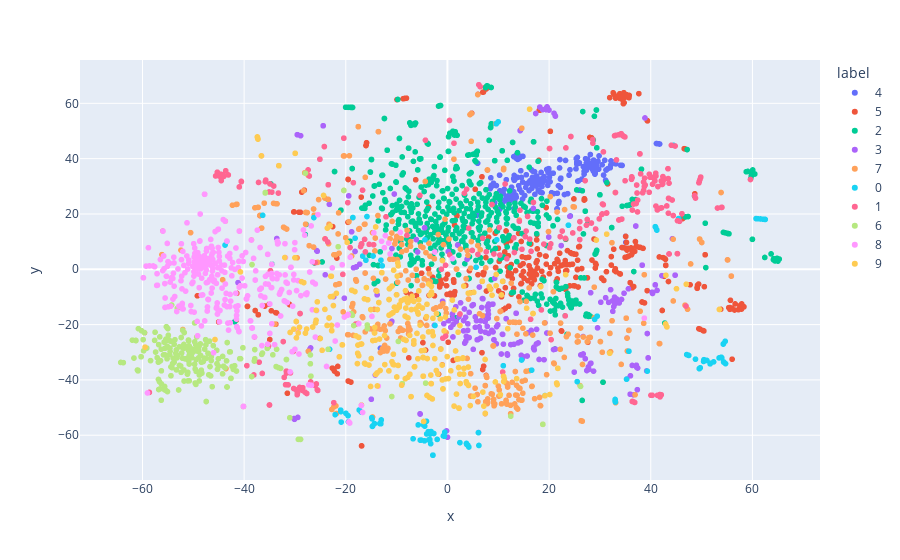

Here is the notebook cell this chart was saved with:
### Markdown cell above
#### k-means clustering
A popular approach for clustering is through k-means. The approach works as follows. Given a positive integer $k$, the k-means algorithm initializes $k$ "random" points, then gradually moves these points around to become cluster centroids. 

This approach has a few challenges. First, it is fairly sensitive to initilialization. Second, it can be hard to decide on what $k$ is.

### Code cell
# example: password frquency >= 100, kmeans, 10 clusters, tsne reduction map
kmeans = filter_reduce(df,X,100,'kmeans',10,'tsne',2)
kmeans.reset_index(level=0,inplace=True)
px.scatter(data_frame=kmeans, x='x', y='y', color='label', hover_data=['password'])

### Figure 1 — Plotly figure (JSON) as saved in the notebook; plotly's stock layout.template omitted (floating-point values rounded to 4 significant figures; data arrays with more than 128 entries replaced by an {"elided": "..."} marker saying what was removed)
{"data": [{"customdata": {"elided": "173x1 str values"}, "hovertemplate": "label=4<br>x=%{x}<br>y=%{y}<br>password=%{customdata[0]}<extra></extra>", "legendgroup": "4", "marker": {"color": "#636efa", "symbol": "circle"}, "mode": "markers", "name": "4", "showlegend": true, "type": "scattergl", "x": {"elided": "173 float values"}, "xaxis": "x", "y": {"elided": "173 float values"}, "yaxis": "y"}, {"customdata": {"elided": "371x1 str values"}, "hovertemplate": "label=5<br>x=%{x}<br>y=%{y}<br>password=%{customdata[0]}<extra></extra>", "legendgroup": "5", "marker": {"color": "#EF553B", "symbol": "circle"}, "mode": "markers", "name": "5", "showlegend": true, "type": "scattergl", "x": {"elided": "371 float values"}, "xaxis": "x", "y": {"elided": "371 float values"}, "yaxis": "y"}, {"customdata": {"elided": "623x1 str values"}, "hovertemplate": "label=2<br>x=%{x}<br>y=%{y}<br>password=%{customdata[0]}<extra></extra>", "legendgroup": "2", "marker": {"color": "#00cc96", "symbol": "circle"}, "mode": "markers", "name": "2", "showlegend": true, "type": "scattergl", "x": {"elided": "623 float values"}, "xaxis": "x", "y": {"elided": "623 float values"}, "yaxis": "y"}, {"customdata": {"elided": "217x1 str values"}, "hovertemplate": "label=3<br>x=%{x}<br>y=%{y}<br>password=%{customdata[0]}<extra></extra>", "legendgroup": "3", "marker": {"color": "#ab63fa", "symbol": "circle"}, "mode": "markers", "name": "3", "showlegend": true, "type": "scattergl", "x": {"elided": "217 float values"}, "xaxis": "x", "y": {"elided": "217 float values"}, "yaxis": "y"}, {"customdata": {"elided": "363x1 str values"}, "hovertemplate": "label=7<br>x=%{x}<br>y=%{y}<br>password=%{customdata[0]}<extra></extra>", "legendgroup": "7", "marker": {"color": "#FFA15A", "symbol": "circle"}, "mode": "markers", "name": "7", "showlegend": true, "type": "scattergl", "x": {"elided": "363 float values"}, "xaxis": "x", "y": {"elided": "363 float values"}, "yaxis": "y"}, {"customdata": [["football"], ["baseball"], ["soccer"], ["aaaaaa"], ["junior"], ["dallas"], ["dakota"], ["hockey"], ["lakers"], ["tigers"], ["yankees"], ["player"], ["cowboys"], ["steelers"], ["raiders"], ["arsenal"], ["eagles"], ["redsox"], ["tennis"], ["florida"], ["nascar"], ["chicago"], ["dolphins"], ["college"], ["packers"], ["redskins"], ["rangers"], ["gators"], ["runner"], ["giants"], ["golfer"], ["swimming"], ["broncos"], ["yankee"], ["braves"], ["redwings"], ["bronco"], ["racing"], ["flyers"], ["hooters"], ["aaaa"], ["golf"], ["amateur"], ["basketball"], ["adidas"], ["softball"], ["50cent"], ["football1"], ["baseball1"], ["madison1"], ["soccer1"], ["steaua"], ["cricket"], ["woaini520"], ["soccer15"], ["carolina"], ["sonics"], ["jackson1"], ["aaaaa"], ["denver"], ["mustang1"], ["lacrosse"], ["champion"], ["panthers"], ["aztecs"], ["skater"], ["bulldogs"], ["tiger1"], ["juventus"], ["virginia"], ["houston"], ["aaaaaaaa"], ["colorado"], ["yankees1"], ["volleyball"], ["sports"], ["orlando"], ["pass1478"], ["junior1"], ["michigan"], ["america1"], ["cowboys1"], ["georgia"], ["rolltide"], ["wildcats"], ["patriots"], ["raiders1"], ["saints"], ["school1"], ["dinamo"], ["lakers1"], ["vikings"], ["aaaaaaa"], ["chivas"], ["texas"], ["ironman"], ["florida1"], ["alabama"], ["aaaaaaaaaa"], ["lakers24"], ["player1"], ["210"], ["titans"], ["footbal"], ["longhorn"], ["racecar"], ["wrestling"], ["atlanta"], ["chargers"], ["soccer10"], ["basebal"], ["pirates"], ["schalke"], ["arizona"], ["buffalo"], ["soccer12"], ["defender"], ["ficken"]], "hovertemplate": "label=0<br>x=%{x}<br>y=%{y}<br>password=%{customdata[0]}<extra></extra>", "legendgroup": "0", "marker": {"color": "#19d3f3", "symbol": "circle"}, "mode": "markers", "name": "0", "showlegend": true, "type": "scattergl", "x": [53.45, 49.74, 52.36, 61.58, 23.8, -16.9, -22.09, 51.68, -2.852, -4.52, 3.791, 54.31, -4.468, -3.428, -0.8104, -36.35, -3.455, 6.189, 47.48, -13.3, 32.99, -19.48, 35.71, 9.984, -3.216, -3.198, 39.33, -6.757, 28.96, 2.454, 47.08, 48.8, -4.09, 4.215, 3.741, 25.52, -4.125, 32.97, -3.295, 10.99, 60.72, 47.35, -4.419, 51.05, 16.57, 50.4, 9.697, 53.98, 49.58, -43.38, 54.71, 40.94, -18.17, 45.47, 54.35, -14.72, -2.453, -43.76, 61.05, -19.97, 35.23, 51.69, 29.46, -3.682, -15.83, -23.19, -5.184, 14.58, 41.2, -14.77, -17.0, 62.34, -20.98, 4.028, 50.46, -14.63, -13.02, -12.83, 23.8, -20.9, -18.6, -4.703, -14.83, 5.635, -5.358, -2.667, -0.597, -26.28, 9.6, 40.89, -2.866, -0.5178, 62.11, -25.1, -17.36, -13.08, -13.1, -14.36, 62.53, -2.869, 54.27, 44.5, -2.021, 53.88, -5.748, 33.05, -16.04, -14.89, -3.765, 54.39, 49.55, 6.097, 41.16, -21.01, -19.56, 54.33, 54.65, -16.68], "xaxis": "x", "y": [-32.06, -35.61, -33.49, 18.19, 15.94, -51.67, -52.55, -34.2, -67.19, -62.03, -63.32, -26.91, -56.71, -59.58, -60.25, 19.51, -61.6, -63.71, -31.16, -55.78, -47.06, -55.14, -29.63, 53.32, -58.67, -59.06, -36.82, -61.28, -18.11, -62.68, -30.84, -32.5, -59.55, -64.26, -62.97, -40.62, -54.95, -47.59, -63.06, -34.87, 18.33, -31.05, 10.66, -32.97, -36.47, -33.32, 10.67, -32.07, -35.88, 10.16, -34.12, 15.23, 11.22, 18.33, -33.54, -56.66, -20.32, 8.759, 18.28, -52.1, -39.75, -33.95, -16.96, -61.67, 19.07, -28.93, -61.75, -32.8, 14.16, -56.8, -51.53, 18.06, -51.48, -63.65, -32.69, 4.807, -54.47, 1.258, 15.93, -55.26, 18.72, -56.32, -54.08, 0.709, -61.77, -59.38, -60.39, 18.69, 52.61, 15.4, -67.22, -58.89, 18.1, 39.79, -50.88, 3.282, -55.84, -55.79, 18.02, -67.24, -27.05, 44.79, -61.51, -31.81, -56.27, -48.0, 3.29, -53.65, -58.7, -33.62, -35.93, -59.06, 14.31, -50.93, -52.93, -33.51, -26.03, 4.769], "yaxis": "y"}, {"customdata": {"elided": "250x1 str values"}, "hovertemplate": "label=1<br>x=%{x}<br>y=%{y}<br>password=%{customdata[0]}<extra></extra>", "legendgroup": "1", "marker": {"color": "#FF6692", "symbol": "circle"}, "mode": "markers", "name": "1", "showlegend": true, "type": "scattergl", "x": {"elided": "250 float values"}, "xaxis": "x", "y": {"elided": "250 float values"}, "yaxis": "y"}, {"customdata": {"elided": "211x1 str values"}, "hovertemplate": "label=6<br>x=%{x}<br>y=%{y}<br>password=%{customdata[0]}<extra></extra>", "legendgroup": "6", "marker": {"color": "#B6E880", "symbol": "circle"}, "mode": "markers", "name": "6", "showlegend": true, "type": "scattergl", "x": {"elided": "211 float values"}, "xaxis": "x", "y": {"elided": "211 float values"}, "yaxis": "y"}, {"customdata": {"elided": "319x1 str values"}, "hovertemplate": "label=8<br>x=%{x}<br>y=%{y}<br>password=%{customdata[0]}<extra></extra>", "legendgroup": "8", "marker": {"color": "#FF97FF", "symbol": "circle"}, "mode": "markers", "name": "8", "showlegend": true, "type": "scattergl", "x": {"elided": "319 float values"}, "xaxis": "x", "y": {"elided": "319 float values"}, "yaxis": "y"}, {"customdata": {"elided": "278x1 str values"}, "hovertemplate": "label=9<br>x=%{x}<br>y=%{y}<br>password=%{customdata[0]}<extra></extra>", "legendgroup": "9", "marker": {"color": "#FECB52", "symbol": "circle"}, "mode": "markers", "name": "9", "showlegend": true, "type": "scattergl", "x": {"elided": "278 float values"}, "xaxis": "x", "y": {"elided": "278 float values"}, "yaxis": "y"}], "layout": {"legend": {"title": {"text": "label"}, "tracegroupgap": 0}, "margin": {"t": 60}, "xaxis": {"anchor": "y", "domain": [0, 1], "title": {"text": "x"}}, "yaxis": {"anchor": "x", "domain": [0, 1], "title": {"text": "y"}}}}
